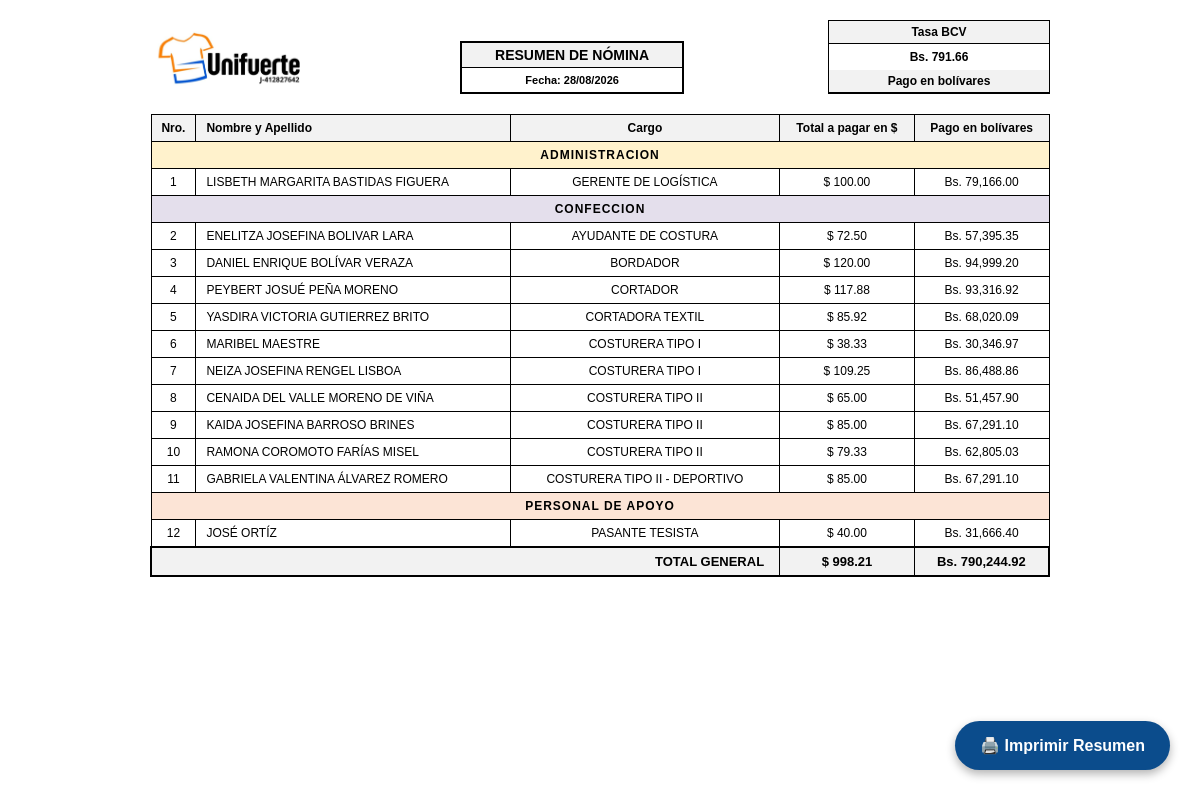
The page /Nomina/Pagos/imprimir_nomina_pago.php?fecha=2026-08-28 (signed in) on the database its author committed.
### tables this page shows
CREATE TABLE `nomina_pagos` (
  `id` int(11) NOT NULL,
  `id_lote` int(11) DEFAULT 0,
  `id_empleado` int(11) NOT NULL,
  `fecha_inicio_periodo` date NOT NULL,
  `fecha_fin_periodo` date NOT NULL,
  `fecha_pago` date NOT NULL,
  `salario_base_periodo` decimal(15,2) DEFAULT 0.00,
  `asignaciones_extras` decimal(15,2) DEFAULT 0.00,
  `deducciones` decimal(15,2) DEFAULT 0.00,
  `total_pagado` decimal(15,2) DEFAULT 0.00,
  `metodo_pago` varchar(50) DEFAULT NULL,
  `referencia` varchar(100) DEFAULT NULL,
  `comprobante_foto` varchar(255) DEFAULT NULL,
  `estado` varchar(20) DEFAULT 'Pagado',
  `fecha_registro` datetime DEFAULT current_timestamp(),
  `dias_falta` decimal(5,2) DEFAULT 0.00,
  `horas_falta` decimal(5,2) DEFAULT 0.00,
  `monto_descuento_faltas` decimal(15,2) DEFAULT 0.00,
  `tasa_bcv` decimal(15,4) DEFAULT 0.0000,
  `sueldo_quincena` decimal(15,2) DEFAULT 0.00,
  `cesta_ticket` decimal(15,2) DEFAULT 0.00,
  `bono_ayuda` decimal(15,2) DEFAULT 0.00,
  `total_percibir` decimal(15,2) DEFAULT 0.00,
  `salario_diario` decimal(15,4) DEFAULT 0.0000,
  `valor_hora` decimal(15,4) DEFAULT 0.0000,
  `qty_sabados` decimal(5,2) DEFAULT 0.00,
  `valor_sabados` decimal(15,2) DEFAULT 0.00,
  `qty_he_diurna` decimal(5,2) DEFAULT 0.00,
  `valor_he_diurna` decimal(15,2) DEFAULT 0.00,
  `qty_he_noct` decimal(5,2) DEFAULT 0.00,
  `valor_he_noct` decimal(15,2) DEFAULT 0.00,
  `bono_prod` decimal(15,2) DEFAULT 0.00,
  `pago_pendiente` decimal(15,2) DEFAULT 0.00,
  `total_asignaciones` decimal(15,2) DEFAULT 0.00,
  `monto_descuento_dias` decimal(15,2) DEFAULT 0.00,
  `monto_descuento_horas` decimal(15,2) DEFAULT 0.00,
  `vales` decimal(15,2) DEFAULT 0.00,
  `total_deducciones` decimal(15,2) DEFAULT 0.00,
  `pago_bs` decimal(15,2) DEFAULT 0.00
);

CREATE TABLE `nomina_empleados` (
  `id` int(11) NOT NULL,
  `cedula` varchar(50) NOT NULL,
  `nombre` varchar(100) NOT NULL,
  `apellido` varchar(100) NOT NULL,
  `telefono` varchar(50) DEFAULT NULL,
  `banco` varchar(100) DEFAULT NULL,
  `nro_cuenta` varchar(20) DEFAULT NULL,
  `cargo` varchar(100) DEFAULT NULL,
  `horario` int(11) DEFAULT 1,
  `departamento` varchar(100) DEFAULT NULL,
  `salario_base` decimal(15,2) DEFAULT 0.00,
  `tipo_moneda` varchar(10) DEFAULT 'USD',
  `frecuencia_pago` varchar(50) DEFAULT 'Quincenal' COMMENT 'Semanal, Quincenal, Mensual',
  `fecha_ingreso` date DEFAULT NULL,
  `estado` varchar(20) DEFAULT 'Activo' COMMENT 'Activo, Inactivo, Vacaciones',
  `fecha_registro` datetime DEFAULT current_timestamp(),
  `cesta_ticket` decimal(15,2) DEFAULT 0.00,
  `bonos` decimal(15,2) DEFAULT 0.00
);

### Nomina/Pagos/imprimir_nomina_pago.php (the view, shortened to what this page needs)
<?php
require_once '../../conexion.php';
$fecha_pago = mysqli_real_escape_string($conexion, $_GET['fecha'] ?? '');
$q = mysqli_query($conexion, "
    SELECT p.*, e.nombre, e.apellido, e.cedula, e.cargo, e.departamento
    FROM nomina_pagos p
    INNER JOIN nomina_empleados e ON p.id_empleado = e.id
    WHERE p.fecha_pago = '$fecha_pago'
    ORDER BY e.cargo ASC, e.nombre ASC
");
$departamentos = [
    'ADMINISTRACION' => [],
    'DISEÑO' => [],
    'CONFECCION' => [],
    'ACABADO FINAL' => [],
    'PERSONAL DE APOYO' => [],
    'OTROS' => []
];
$tasa_bcv_general = 0;
while ($r = mysqli_fetch_assoc($q)) {
    $c = strtoupper($r['cargo']);
    $d = strtoupper($r['departamento']);
    if (strpos($d, 'ADMINISTRA') !== false || strpos($c, 'GERENTE') !== false || strpos($c, 'PRESIDENTE') !== false) {
        $dep = 'ADMINISTRACION';
    } elseif (strpos($d, 'DISEÑO') !== false || strpos($c, 'DISEÑO') !== false || strpos($c, 'DISENO') !== false) {
        $dep = 'DISEÑO';
    } elseif (strpos($d, 'CONFECCION') !== false || strpos($c, 'COSTURERA') !== false || strpos($c, 'CORTE') !== false || strpos($c, 'CORTADORA') !== false || strpos($c, 'AYUDANTE') !== false) {
        $dep = 'CONFECCION';
    } elseif (strpos($d, 'ACABADO') !== false || strpos($d, 'BORDADO') !== false || strpos($c, 'BORDAD') !== false) {
        $dep = 'ACABADO FINAL';
    } elseif (strpos($d, 'APOYO') !== false || strpos($c, 'LIMPIEZA') !== false || strpos($c, 'CONTADOR') !== false || strpos($c, 'TECNICO') !== false || strpos($c, 'TESISTA') !== false || strpos($c, 'PASANTE') !== false) {
        $dep = 'PERSONAL DE APOYO';
    } else {
        $dep = 'OTROS';
    }
    $departamentos[$dep][] = $r;
    $tasa_bcv_general = $r['tasa_bcv'];
}
$bg_colors = [
    'ADMINISTRACION' => '#FFF2CC',
    'DISEÑO' => '#DDEBF7',
    'CONFECCION' => '#E4DFEC',
    'ACABADO FINAL' => '#E2EFDA',
    'PERSONAL DE APOYO' => '#FCE4D6',
    'OTROS' => '#EDEDED'
];
?>
<!DOCTYPE html>
<html lang="es">
<head>
</head>
<body>
    <button class="btn-print no-print" onclick="window.print()">🖨️ Imprimir Resumen</button>
    <div class="hoja">
        <div class="header-boxes">
            <div>
                <img src="../../img/unifuerte.jpg" class="logo" alt="Logo">
            </div>
            <div class="box-info" style="border: 2px solid #000;">
                <div class="title" style="font-size: 14px;">RESUMEN DE NÓMINA</div>
                <div class="content" style="font-size: 11px;">Fecha: <?php echo date('d/m/Y', strtotime($fecha_pago)); ?></div>
            </div>
            <div class="box-info">
                <div class="title">Tasa BCV</div>
                <div class="content">Bs. <?php echo number_format($tasa_bcv_general, 2); ?></div>
                <div class="title">Pago en bolívares</div>
            </div>
        </div>
        <table class="table">
            <thead>
                <tr class="bg-header">
                    <th style="width: 5%;">Nro.</th>
                    <th class="text-start" style="width: 35%;">Nombre y Apellido</th>
                    <th style="width: 30%;">Cargo</th>
                    <th style="width: 15%;">Total a pagar en $</th>
                    <th style="width: 15%;">Pago en bolívares</th>
                </tr>
            </thead>
            <tbody>
                <?php
                $nro = 1;
                $totales = [
                    'pagar_usd' => 0, 'pagar_bs' => 0
                ];
                foreach ($departamentos as $nombre_dep => $empleados) {
                    if (count($empleados) == 0) continue;
                    $color = $bg_colors[$nombre_dep];
                    echo "<tr><td colspan='5' style='background-color: {$color} !important; font-weight: bold; font-size: 12px; letter-spacing: 1px; -webkit-print-color-adjust: exact;'>{$nombre_dep}</td></tr>";
                    foreach ($empleados as $e) {
                        $pagar_usd = floatval($e['total_pagado']);
                        $pagar_bs = floatval($e['pago_bs']);
                        $totales['pagar_usd'] += $pagar_usd;
                        $totales['pagar_bs'] += $pagar_bs;
                        echo "<tr>";
                        echo "<td>{$nro}</td>";
                        echo "<td class='text-start'>" . mb_strtoupper($e['nombre'] . ' ' . $e['apellido'], 'UTF-8') . "</td>";
                        echo "<td>" . mb_strtoupper($e['cargo'], 'UTF-8') . "</td>";
                        echo "<td>$ " . number_format($pagar_usd, 2) . "</td>";
                        echo "<td>Bs. " . number_format($pagar_bs, 2) . "</td>";
                        echo "</tr>";
                        $nro++;
                    }
                }
                ?>
            </tbody>
            <tfoot>
                <tr class="bg-header" style="border: 2px solid #000; font-size: 13px;">
                    <td colspan="3" class="text-end" style="padding-right: 15px !important;">TOTAL GENERAL</td>
                    <td>$ <?php echo number_format($totales['pagar_usd'], 2); ?></td>
                    <td>Bs. <?php echo number_format($totales['pagar_bs'], 2); ?></td>
                </tr>
            </tfoot>
        </table>
    </div>
</body>
</html>

### Nomina/Pagos/imprimir_nomina_pago.php (style rules this page uses)
body { font-family: Arial, sans-serif; font-size: 12px; margin: 0; padding: 20px; color: #000; }
.hoja { max-width: 900px; margin: auto; }
.table { width: 100%; border-collapse: collapse; text-align: center; margin-top: 15px; }
.table th, .table td { border: 1px solid #000; padding: 6px; vertical-align: middle; }
.bg-header { background-color: #f2f2f2 !important; -webkit-print-color-adjust: exact; font-weight: bold; }
.header-boxes { display: flex; justify-content: space-between; align-items: flex-end; margin-bottom: 20px; }
.logo { height: 60px; object-fit: contain; }
.box-info { border: 1px solid #000; text-align: center; width: 220px; font-size: 12px; font-weight: bold; }
.box-info .title { background-color: #f2f2f2 !important; -webkit-print-color-adjust: exact; padding: 4px; border-bottom: 1px solid #000; }
.box-info .content { padding: 6px; }
.text-start { text-align: left; padding-left: 10px !important; }
.text-end { text-align: right; padding-right: 10px !important; }
.btn-print { position: fixed; bottom: 30px; right: 30px; background-color: #0B4C8C; color: #fff; border: none; padding: 15px 25px; border-radius: 50px; font-size: 16px; font-weight: bold; cursor: pointer; box-shadow: 0 4px 10px rgba(0,0,0,0.3); z-index: 1000; }

### rows shown on the page
nomina_pagos: tasa_bcv "791.66", id_empleado.apellido "JOSÉ ORTÍZ", id_empleado.cargo "PASANTE TESISTA", total_pagado "40.00", pago_bs "31,666.40"
nomina_pagos: id_empleado.apellido "LISBETH MARGARITA BASTIDAS FIGUERA", id_empleado.cargo "GERENTE DE LOGÍSTICA", total_pagado "100.00", pago_bs "79,166.00"
nomina_pagos: id_empleado.apellido "ENELITZA JOSEFINA BOLIVAR LARA", id_empleado.cargo "AYUDANTE DE COSTURA", total_pagado "72.50", pago_bs "57,395.35"
nomina_pagos: id_empleado.apellido "DANIEL ENRIQUE BOLÍVAR VERAZA", id_empleado.cargo "BORDADOR", total_pagado "120.00", pago_bs "94,999.20"
nomina_pagos: id_empleado.apellido "PEYBERT JOSUÉ PEÑA MORENO", id_empleado.cargo "CORTADOR", total_pagado "117.88", pago_bs "93,316.92"
nomina_pagos: id_empleado.apellido "YASDIRA VICTORIA GUTIERREZ BRITO", id_empleado.cargo "CORTADORA TEXTIL", total_pagado "85.92", pago_bs "68,020.09"
nomina_pagos: id_empleado.apellido "MARIBEL MAESTRE", id_empleado.cargo "COSTURERA TIPO I", total_pagado "38.33", pago_bs "30,346.97"
nomina_pagos: id_empleado.apellido "NEIZA JOSEFINA RENGEL LISBOA", id_empleado.cargo "COSTURERA TIPO I", total_pagado "109.25", pago_bs "86,488.86"
nomina_pagos: id_empleado.apellido "CENAIDA DEL VALLE MORENO DE VIÑA", id_empleado.cargo "COSTURERA TIPO II", total_pagado "65.00", pago_bs "51,457.90"
nomina_pagos: id_empleado.apellido "KAIDA JOSEFINA BARROSO BRINES", id_empleado.cargo "COSTURERA TIPO II", total_pagado "85.00", pago_bs "67,291.10"
nomina_pagos: id_empleado.apellido "RAMONA COROMOTO FARÍAS MISEL", id_empleado.cargo "COSTURERA TIPO II", total_pagado "79.33", pago_bs "62,805.03"
nomina_pagos: id_empleado.apellido "GABRIELA VALENTINA ÁLVAREZ ROMERO", id_empleado.cargo "COSTURERA TIPO II - DEPORTIVO", total_pagado "85.00", pago_bs "67,291.10"

### other values the page prints
date('d/m/Y', strtotime($fecha_pago)) "28/08/2026"
$nombre_dep "ADMINISTRACION"
$nombre_dep "CONFECCION"
$nombre_dep "PERSONAL DE APOYO"
$totales['pagar_usd'] "998.21"
$totales['pagar_bs'] "790,244.92"
